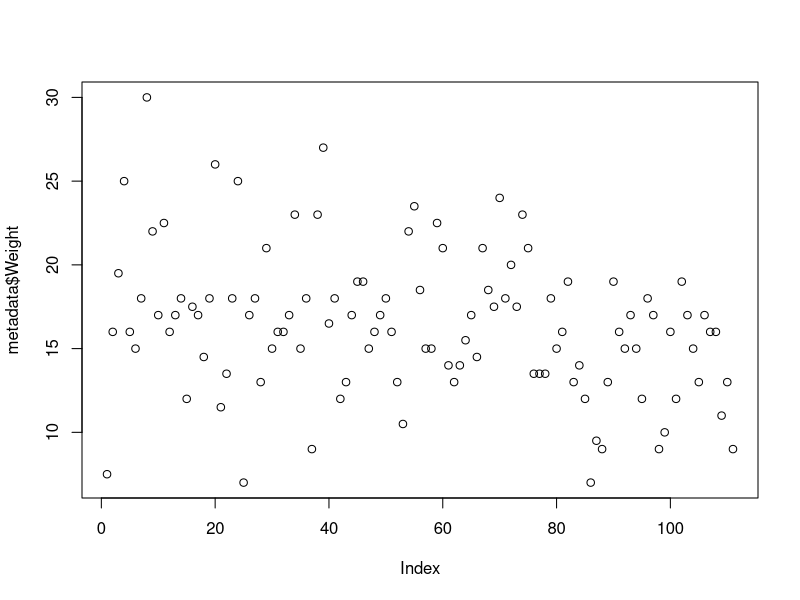
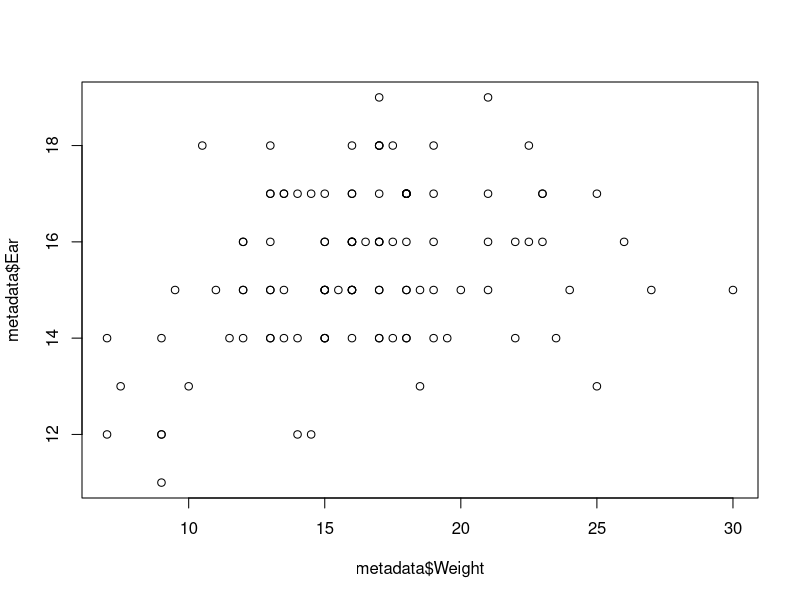
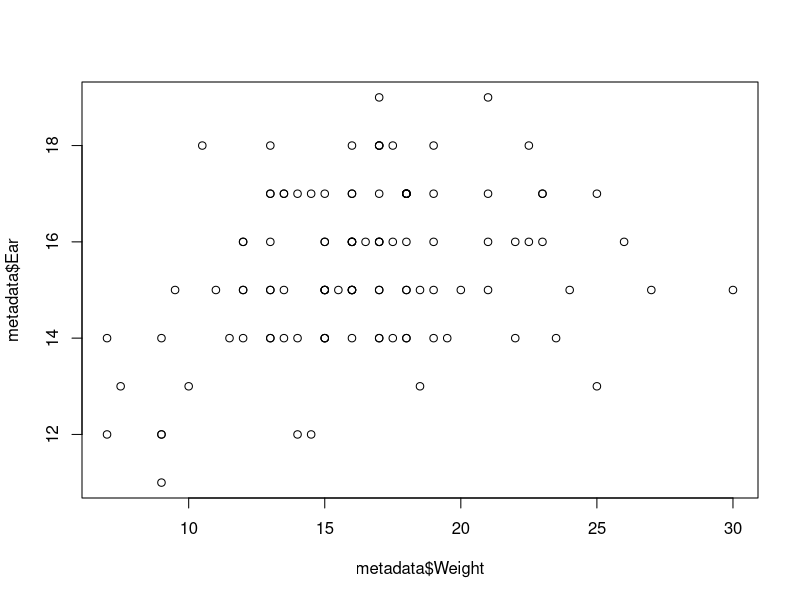
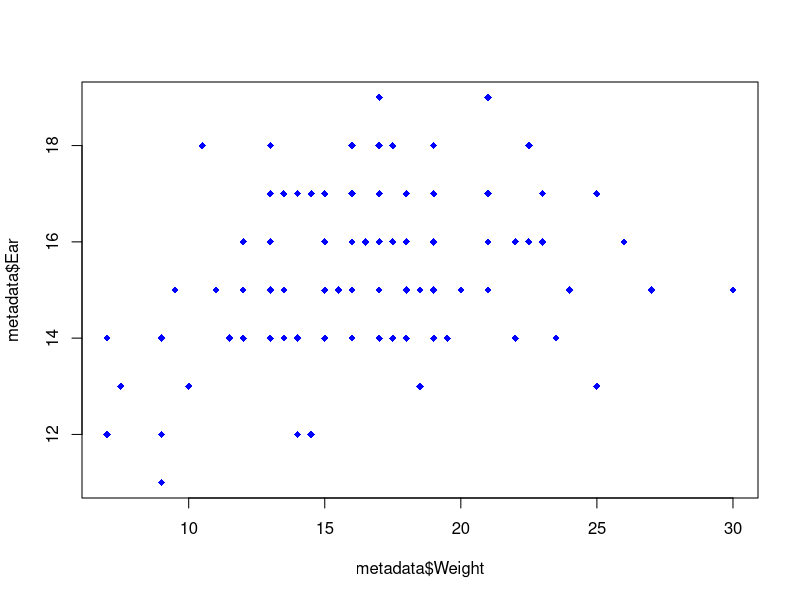
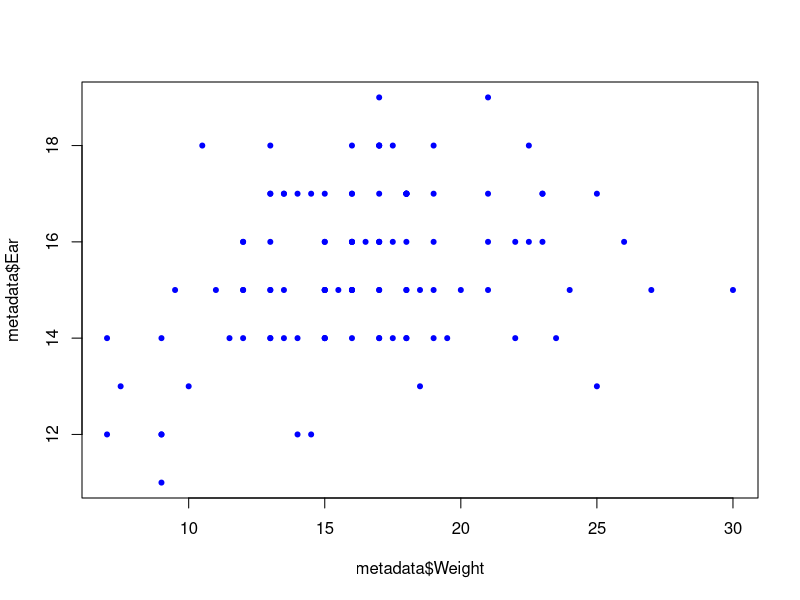
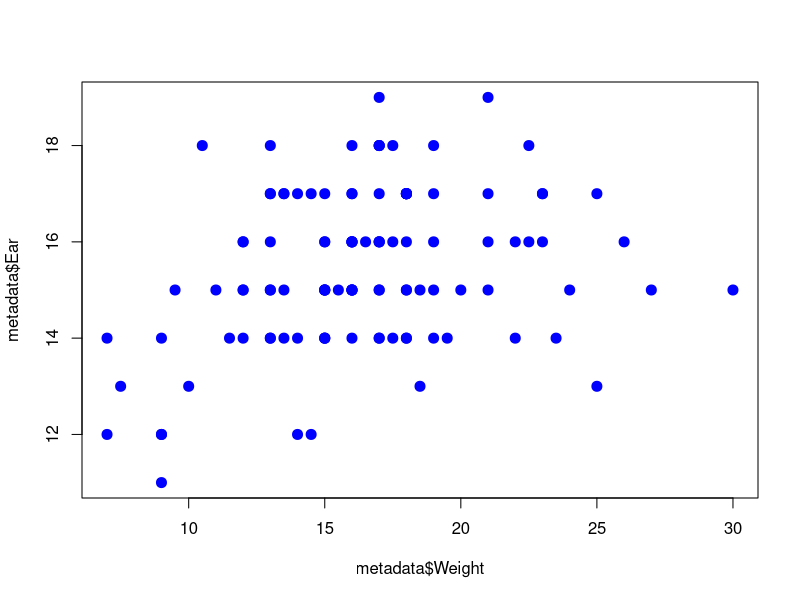
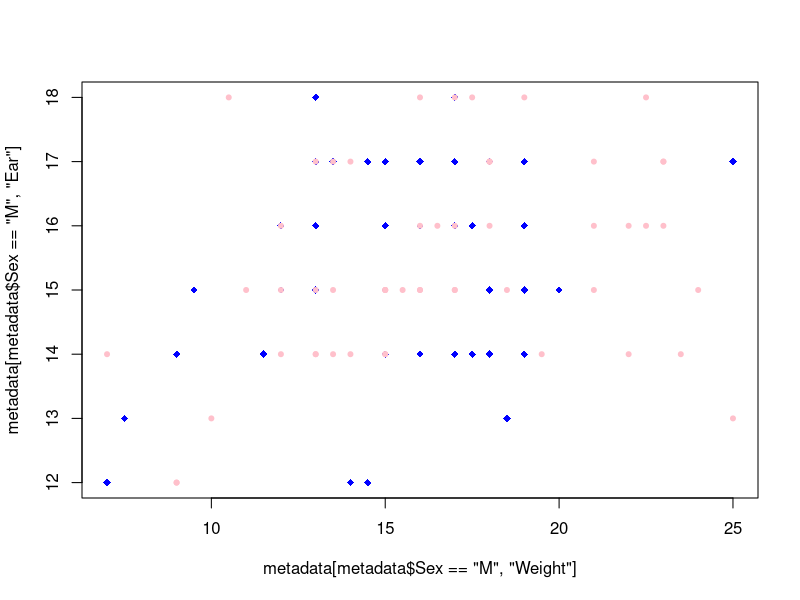
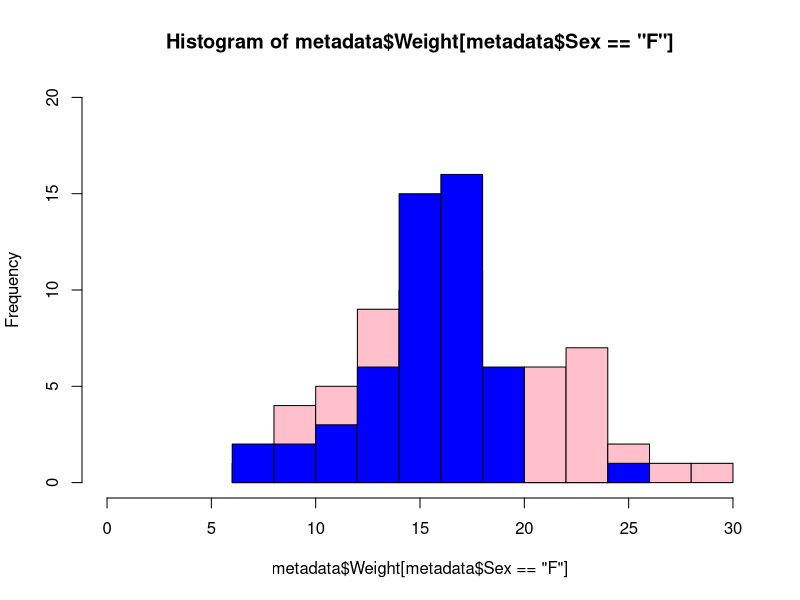

Here is the R script that generated these plots, in order: (Note: this script raises an error after producing the figures.)
## ---- chunk 1
library(knitr)
opts_chunk$set(hide = TRUE)
opts_chunk$set(eval = FALSE)
opts_chunk$set(tidy = TRUE)
## ---- chunk 2
metadata <- read.table(file="wild.metadata.txt", header=T)
rownames(metadata) <- metadata$Group
metadata <- metadata[,-1]
## ---- chunk 3
	plot(metadata$Weight)				# what is this using as an x-axis?
	plot(metadata$Weight, metadata$Ear)			# what is this using as an x-axis?			
	plot(metadata$Ear~metadata$Weight)			# what is this using as an x-axis?
## ---- chunk 4
	plot(metadata$Ear~metadata$Weight, col="blue", pch=18)
	plot(metadata$Ear~metadata$Weight, col="blue", pch=20)
	plot(metadata$Ear~metadata$Weight, col="blue", pch=20, cex=2)
## ---- chunk 5
	plot(metadata[metadata$Sex=="M","Ear"]~metadata[metadata$Sex=="M","Weight"], col="blue", pch=18)
	points(metadata[metadata$Sex=="F","Ear"]~metadata[metadata$Sex=="F","Weight"], col="pink", pch=20)
## ---- chunk 6
m.hist <- hist(metadata$Weight[metadata$Sex=="F"], breaks=10, ylim=c(0,20), xlim=c(0,30), col="pink")
f.hist <- hist(metadata$Weight[metadata$Sex=="M"], breaks=10, col="blue", add=T)

plot(m.hist$density~m.hist$mids, type="h", col="blue", ylim=c(0,0.2))
points(f.hist$density~f.hist$mids, type="h", col="red")

plot(m.hist$density~m.hist$mids, type="l", col="blue", ylim=c(0,0.2))
points(f.hist$density~f.hist$mids, type="l", col="red")
## ---- chunk 7
legend(x=20, y=0.18, legend=c("Female", "Male"), col=c("red", "blue"), lty=1, lwd=2)
## ---- chunk 8
location <- locator(1)
legend(location, legend=c("Female", "Male"), col=c("red", "blue"), lty=1, lwd=2)
location
## ---- chunk 9
abline(a=0.01, b=0.01)
abline(v=20, col="red", lwd=3)
abline(h=0.05, col="blue", lty=2, lwd=3)

segments(x0=10, x1=15, y0=0.20, y1=0.15)
segments(x0=c(10, 21), x1=c(15, 25), y0=c(0.20, 0.15), y1=c(0.15, 0.12))
